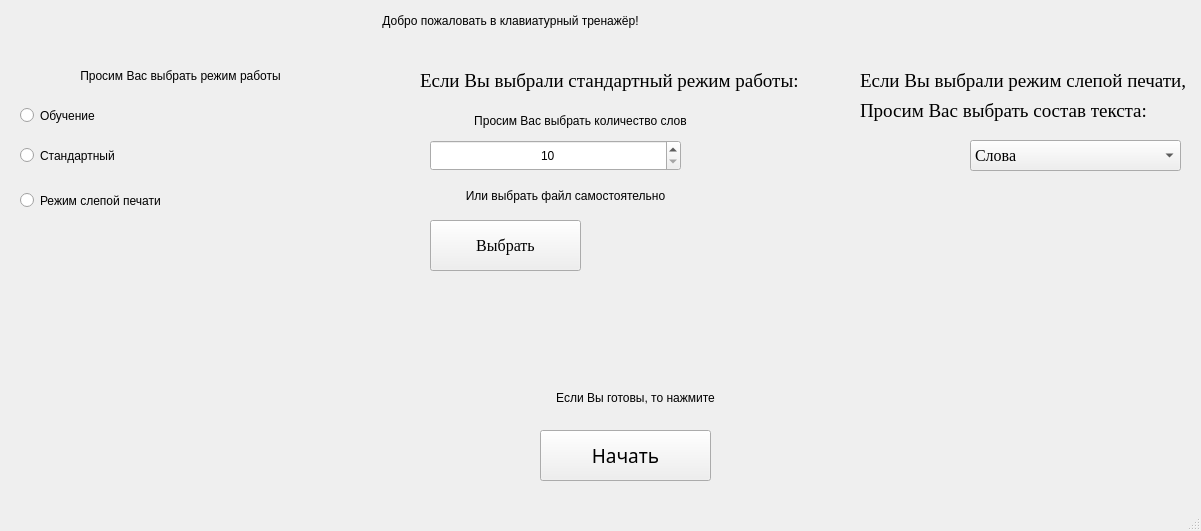
<?xml version="1.0" encoding="UTF-8"?>
<ui version="4.0">
 <class>MainWindow</class>
 <widget class="QMainWindow" name="MainWindow">
  <property name="geometry">
   <rect>
    <x>0</x>
    <y>0</y>
    <width>1201</width>
    <height>531</height>
   </rect>
  </property>
  <property name="windowTitle">
   <string>Клавиатурный тренажер</string>
  </property>
  <widget class="QWidget" name="centralwidget">
   <widget class="QLabel" name="greet">
    <property name="geometry">
     <rect>
      <x>300</x>
      <y>0</y>
      <width>421</width>
      <height>41</height>
     </rect>
    </property>
    <property name="styleSheet">
     <string notr="true">font: 16pt, &quot;Times New Roman&quot;</string>
    </property>
    <property name="text">
     <string>Добро пожаловать в клавиатурный тренажёр!</string>
    </property>
    <property name="alignment">
     <set>Qt::AlignCenter</set>
    </property>
   </widget>
   <widget class="QLabel" name="greet_2">
    <property name="geometry">
     <rect>
      <x>10</x>
      <y>60</y>
      <width>341</width>
      <height>31</height>
     </rect>
    </property>
    <property name="styleSheet">
     <string notr="true">font: 16pt, &quot;Times New Roman&quot;</string>
    </property>
    <property name="text">
     <string>Просим Вас выбрать режим работы</string>
    </property>
    <property name="alignment">
     <set>Qt::AlignCenter</set>
    </property>
   </widget>
   <widget class="QRadioButton" name="ed">
    <property name="geometry">
     <rect>
      <x>20</x>
      <y>100</y>
      <width>141</width>
      <height>31</height>
     </rect>
    </property>
    <property name="styleSheet">
     <string notr="true">font: 14pt, &quot;Times New Roman&quot;;</string>
    </property>
    <property name="text">
     <string>Обучение</string>
    </property>
   </widget>
   <widget class="QRadioButton" name="stand">
    <property name="geometry">
     <rect>
      <x>20</x>
      <y>140</y>
      <width>141</width>
      <height>31</height>
     </rect>
    </property>
    <property name="styleSheet">
     <string notr="true">font: 14pt, &quot;Times New Roman&quot;;</string>
    </property>
    <property name="text">
     <string>Стандартный</string>
    </property>
   </widget>
   <widget class="QRadioButton" name="unseen">
    <property name="geometry">
     <rect>
      <x>20</x>
      <y>190</y>
      <width>211</width>
      <height>21</height>
     </rect>
    </property>
    <property name="styleSheet">
     <string notr="true">font: 14pt, &quot;Times New Roman&quot;;</string>
    </property>
    <property name="text">
     <string>Режим слепой печати</string>
    </property>
   </widget>
   <widget class="QLabel" name="greet_3">
    <property name="geometry">
     <rect>
      <x>400</x>
      <y>100</y>
      <width>361</width>
      <height>41</height>
     </rect>
    </property>
    <property name="styleSheet">
     <string notr="true">font: 14pt, &quot;Times New Roman&quot;;</string>
    </property>
    <property name="text">
     <string>Просим Вас выбрать количество слов</string>
    </property>
    <property name="alignment">
     <set>Qt::AlignCenter</set>
    </property>
   </widget>
   <widget class="QSpinBox" name="counter">
    <property name="geometry">
     <rect>
      <x>430</x>
      <y>140</y>
      <width>251</width>
      <height>31</height>
     </rect>
    </property>
    <property name="styleSheet">
     <string notr="true">font: 12pt, &quot;Times New Roman&quot;;</string>
    </property>
    <property name="alignment">
     <set>Qt::AlignCenter</set>
    </property>
    <property name="minimum">
     <number>10</number>
    </property>
    <property name="maximum">
     <number>90</number>
    </property>
    <property name="singleStep">
     <number>10</number>
    </property>
   </widget>
   <widget class="QLabel" name="greet_5">
    <property name="geometry">
     <rect>
      <x>480</x>
      <y>390</y>
      <width>311</width>
      <height>16</height>
     </rect>
    </property>
    <property name="styleSheet">
     <string notr="true">font: 14pt, &quot;Times New Roman&quot;;</string>
    </property>
    <property name="text">
     <string>Если Вы готовы, то нажмите</string>
    </property>
    <property name="alignment">
     <set>Qt::AlignCenter</set>
    </property>
   </widget>
   <widget class="QPushButton" name="begin">
    <property name="geometry">
     <rect>
      <x>540</x>
      <y>430</y>
      <width>171</width>
      <height>51</height>
     </rect>
    </property>
    <property name="font">
     <font>
      <family>,Times New Roman</family>
      <pointsize>14</pointsize>
      <weight>50</weight>
      <italic>false</italic>
      <bold>false</bold>
     </font>
    </property>
    <property name="styleSheet">
     <string notr="true">font: 14pt, &quot;Times New Roman&quot;;</string>
    </property>
    <property name="text">
     <string>Начать</string>
    </property>
   </widget>
   <widget class="QLabel" name="greet_4">
    <property name="geometry">
     <rect>
      <x>410</x>
      <y>180</y>
      <width>311</width>
      <height>31</height>
     </rect>
    </property>
    <property name="styleSheet">
     <string notr="true">font: 14pt, &quot;Times New Roman&quot;;</string>
    </property>
    <property name="text">
     <string>Или выбрать файл самостоятельно</string>
    </property>
    <property name="alignment">
     <set>Qt::AlignCenter</set>
    </property>
   </widget>
   <widget class="QPushButton" name="choose">
    <property name="geometry">
     <rect>
      <x>430</x>
      <y>220</y>
      <width>151</width>
      <height>51</height>
     </rect>
    </property>
    <property name="font">
     <font>
      <family>Times New Roman</family>
      <pointsize>12</pointsize>
     </font>
    </property>
    <property name="text">
     <string>Выбрать</string>
    </property>
   </widget>
   <widget class="QLabel" name="label">
    <property name="geometry">
     <rect>
      <x>420</x>
      <y>70</y>
      <width>411</width>
      <height>21</height>
     </rect>
    </property>
    <property name="font">
     <font>
      <family>Times New Roman</family>
      <pointsize>14</pointsize>
     </font>
    </property>
    <property name="text">
     <string>Если Вы выбрали стандартный режим работы:</string>
    </property>
   </widget>
   <widget class="QLabel" name="label_2">
    <property name="geometry">
     <rect>
      <x>860</x>
      <y>70</y>
      <width>411</width>
      <height>21</height>
     </rect>
    </property>
    <property name="font">
     <font>
      <family>Times New Roman</family>
      <pointsize>14</pointsize>
     </font>
    </property>
    <property name="text">
     <string>Если Вы выбрали режим слепой печати,</string>
    </property>
   </widget>
   <widget class="QComboBox" name="typing">
    <property name="geometry">
     <rect>
      <x>970</x>
      <y>140</y>
      <width>211</width>
      <height>31</height>
     </rect>
    </property>
    <property name="font">
     <font>
      <family>Times New Roman</family>
      <pointsize>12</pointsize>
     </font>
    </property>
    <item>
     <property name="text">
      <string>Слова</string>
     </property>
    </item>
    <item>
     <property name="text">
      <string>Словосочетания</string>
     </property>
    </item>
   </widget>
   <widget class="QLabel" name="label_3">
    <property name="geometry">
     <rect>
      <x>860</x>
      <y>100</y>
      <width>411</width>
      <height>21</height>
     </rect>
    </property>
    <property name="font">
     <font>
      <family>Times New Roman</family>
      <pointsize>14</pointsize>
     </font>
    </property>
    <property name="text">
     <string>Просим Вас выбрать состав текста:</string>
    </property>
   </widget>
  </widget>
  <widget class="QMenuBar" name="menubar">
   <property name="geometry">
    <rect>
     <x>0</x>
     <y>0</y>
     <width>1201</width>
     <height>21</height>
    </rect>
   </property>
  </widget>
  <widget class="QStatusBar" name="statusbar"/>
 </widget>
 <resources/>
 <connections/>
</ui>
